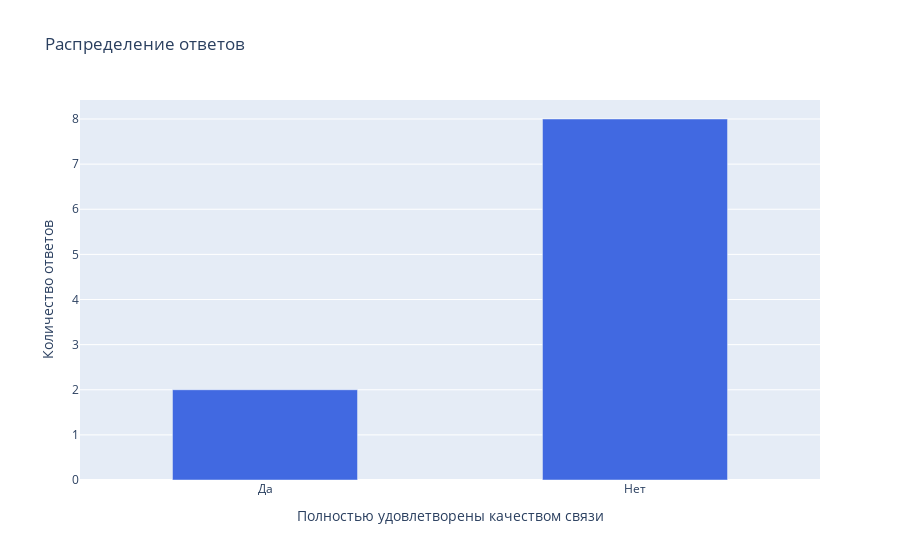

The cell this chart's notebook holds for it:
### Code cell
fig = go.Figure(data=[go.Bar(x = df_marks.index, y = df_marks['user_id'], marker_color = 'royalblue', width = 0.5)])
                
fig.update_layout(title = 'Распределение ответов')
fig.update_xaxes({'dtick' : 1}, title = 'Полностью удовлетворены качеством связи')
fig.update_yaxes(title = 'Количество ответов') 
fig.show()

### Figure 1 — Plotly figure (JSON) as saved in the notebook; plotly's stock layout.template omitted (floating-point values rounded to 4 significant figures)
{"data": [{"marker": {"color": "royalblue"}, "type": "bar", "width": 0.5, "x": ["Да", "Нет"], "y": [2, 8]}], "layout": {"title": {"text": "Распределение ответов"}, "xaxis": {"dtick": 1, "title": {"text": "Полностью удовлетворены качеством связи"}}, "yaxis": {"title": {"text": "Количество ответов"}}}}
